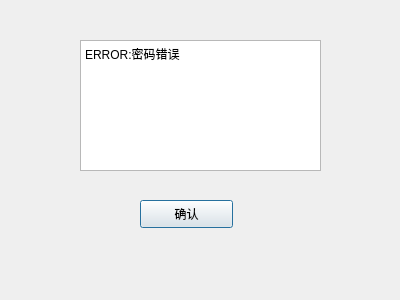
<?xml version="1.0" encoding="UTF-8"?>
<ui version="4.0">
 <class>Dialog</class>
 <widget class="QDialog" name="Dialog">
  <property name="geometry">
   <rect>
    <x>0</x>
    <y>0</y>
    <width>400</width>
    <height>300</height>
   </rect>
  </property>
  <property name="windowTitle">
   <string>Dialog</string>
  </property>
  <widget class="QPushButton" name="verify_button">
   <property name="geometry">
    <rect>
     <x>140</x>
     <y>200</y>
     <width>93</width>
     <height>28</height>
    </rect>
   </property>
   <property name="text">
    <string>确认</string>
   </property>
  </widget>
  <widget class="QTextBrowser" name="textBrowser">
   <property name="geometry">
    <rect>
     <x>80</x>
     <y>40</y>
     <width>241</width>
     <height>131</height>
    </rect>
   </property>
   <property name="html">
    <string>&lt;!DOCTYPE HTML PUBLIC &quot;-//W3C//DTD HTML 4.0//EN&quot; &quot;http://www.w3.org/TR/REC-html40/strict.dtd&quot;&gt;
&lt;html&gt;&lt;head&gt;&lt;meta name=&quot;qrichtext&quot; content=&quot;1&quot; /&gt;&lt;style type=&quot;text/css&quot;&gt;
p, li { white-space: pre-wrap; }
&lt;/style&gt;&lt;/head&gt;&lt;body style=&quot; font-family:'SimSun'; font-size:9pt; font-weight:400; font-style:normal;&quot;&gt;
&lt;p style=&quot; margin-top:0px; margin-bottom:0px; margin-left:0px; margin-right:0px; -qt-block-indent:0; text-indent:0px;&quot;&gt;ERROR:密码错误&lt;/p&gt;&lt;/body&gt;&lt;/html&gt;</string>
   </property>
  </widget>
 </widget>
 <resources/>
 <connections/>
</ui>
